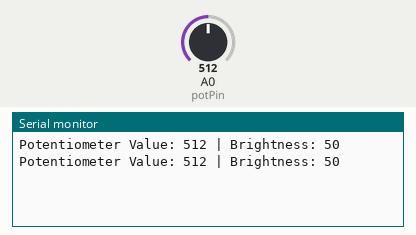
Simulated run of this sketch. Board: ESP8266 (NodeMCU). On the bench: the last lines printed to the serial monitor. The inputs (shaded band) are chosen by the test bench; at power-on: A0 (potPin) = 512. WiFi joins after 1.5 s; servers stay silent unless stated; no MQTT or app messages arrive unless stated.

Above: at 2.7 s.
2.8 s: A0 (potPin) set to 716
At 4.1 s:
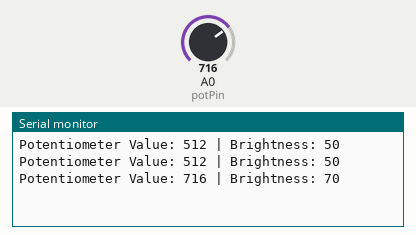
4.3 s: A0 (potPin) set to 900
At 5.3 s:
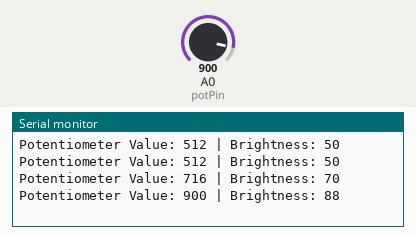
Timing chart, 0 to 7.3 s (numbered marks = the images above; inputs shaded):
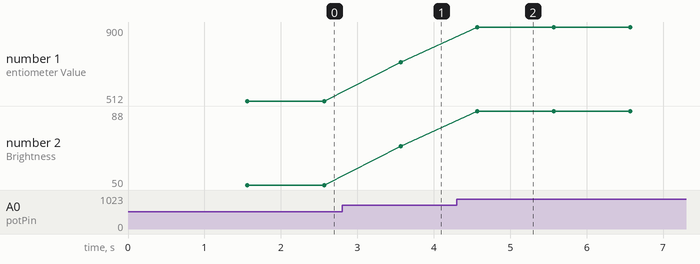

The sketch:

smart_lighting_control.ino
```cpp
#include <ESP8266WiFi.h>
#include <PubSubClient.h>

// Wi-Fi details
const char* ssid = "YOUR_WIFI_NAME";
const char* password = "YOUR_WIFI_PASSWORD";

// MQTT broker
const char* mqtt_server = "YOUR_MQTT_BROKER_IP";
const int mqtt_port = 1883;

// MQTT topic
const char* topic_light = "topic/light";

// Potentiometer pin
const int potPin = A0;

WiFiClient espClient;
PubSubClient client(espClient);

void setup_wifi() {
  delay(10);
  WiFi.begin(ssid, password);

  while (WiFi.status() != WL_CONNECTED) {
    delay(500);
  }
}

void reconnect_mqtt() {
  while (!client.connected()) {
    if (client.connect("ESP8266Client")) {
      // Connected
    } else {
      delay(2000);
    }
  }
}

void setup() {
  Serial.begin(115200);

  setup_wifi();

  client.setServer(mqtt_server, mqtt_port);
}

void loop() {
  if (!client.connected()) {
    reconnect_mqtt();
  }

  client.loop();

  int potValue = analogRead(potPin);        // 0 to 1023
  int brightness = map(potValue, 0, 1023, 0, 100);

  char message[10];
  sprintf(message, "%d", brightness);

  client.publish(topic_light, message);

  Serial.print("Potentiometer Value: ");
  Serial.print(potValue);
  Serial.print(" | Brightness: ");
  Serial.println(brightness);

  delay(1000);
}
```

Measured:
- after the input at 2.8 s, the serial monitor: prints a new line after 0.77 s (image 1)
- after the input at 4.3 s, the serial monitor: prints a new line after 0.27 s (image 2)
- plotted number 1: 512 → 716 after the input at 2.8 s, 716 → 900 after the input at 4.3 s
- plotted number 2: 50 → 70 after the input at 2.8 s, 70 → 88 after the input at 4.3 s
